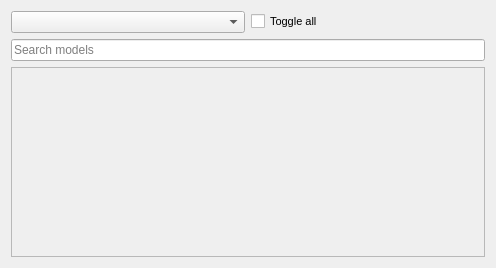
<?xml version="1.0" encoding="UTF-8"?>
<ui version="4.0">
 <class>default_model_widget</class>
 <widget class="QWidget" name="default_model_widget">
  <property name="geometry">
   <rect>
    <x>0</x>
    <y>0</y>
    <width>496</width>
    <height>268</height>
   </rect>
  </property>
  <property name="windowTitle">
   <string>Form</string>
  </property>
  <layout class="QGridLayout" name="gridLayout">
   <item row="3" column="0">
    <widget class="QScrollArea" name="default_scroll_area">
     <property name="widgetResizable">
      <bool>true</bool>
     </property>
     <widget class="QWidget" name="scrollAreaWidgetContents">
      <property name="geometry">
       <rect>
        <x>0</x>
        <y>0</y>
        <width>476</width>
        <height>184</height>
       </rect>
      </property>
      <layout class="QVBoxLayout" name="verticalLayout"/>
     </widget>
    </widget>
   </item>
   <item row="1" column="0">
    <layout class="QHBoxLayout" name="horizontalLayout">
     <item>
      <widget class="QComboBox" name="comboBox"/>
     </item>
     <item>
      <widget class="QCheckBox" name="toggle_all">
       <property name="font">
        <font>
         <pointsize>8</pointsize>
        </font>
       </property>
       <property name="text">
        <string>Toggle all</string>
       </property>
       <property name="tristate">
        <bool>true</bool>
       </property>
      </widget>
     </item>
    </layout>
   </item>
   <item row="2" column="0">
    <widget class="QLineEdit" name="lineEdit">
     <property name="placeholderText">
      <string>Search models</string>
     </property>
    </widget>
   </item>
  </layout>
 </widget>
 <resources/>
 <connections>
  <connection>
   <sender>comboBox</sender>
   <signal>currentTextChanged(QString)</signal>
   <receiver>default_model_widget</receiver>
   <slot>mode_type_changed(QString)</slot>
   <hints>
    <hint type="sourcelabel">
     <x>169</x>
     <y>19</y>
    </hint>
    <hint type="destinationlabel">
     <x>162</x>
     <y>-8</y>
    </hint>
   </hints>
  </connection>
  <connection>
   <sender>lineEdit</sender>
   <signal>textEdited(QString)</signal>
   <receiver>default_model_widget</receiver>
   <slot>search_text_changed(QString)</slot>
   <hints>
    <hint type="sourcelabel">
     <x>133</x>
     <y>47</y>
    </hint>
    <hint type="destinationlabel">
     <x>102</x>
     <y>5</y>
    </hint>
   </hints>
  </connection>
  <connection>
   <sender>toggle_all</sender>
   <signal>stateChanged(int)</signal>
   <receiver>default_model_widget</receiver>
   <slot>toggle_all_state_change(int)</slot>
   <hints>
    <hint type="sourcelabel">
     <x>280</x>
     <y>15</y>
    </hint>
    <hint type="destinationlabel">
     <x>278</x>
     <y>-13</y>
    </hint>
   </hints>
  </connection>
 </connections>
 <slots>
  <slot>mode_type_changed(QString)</slot>
  <slot>toggle_all_toggled(bool)</slot>
  <slot>search_text_changed(QString)</slot>
  <slot>toggle_all_state_change(int)</slot>
 </slots>
</ui>
